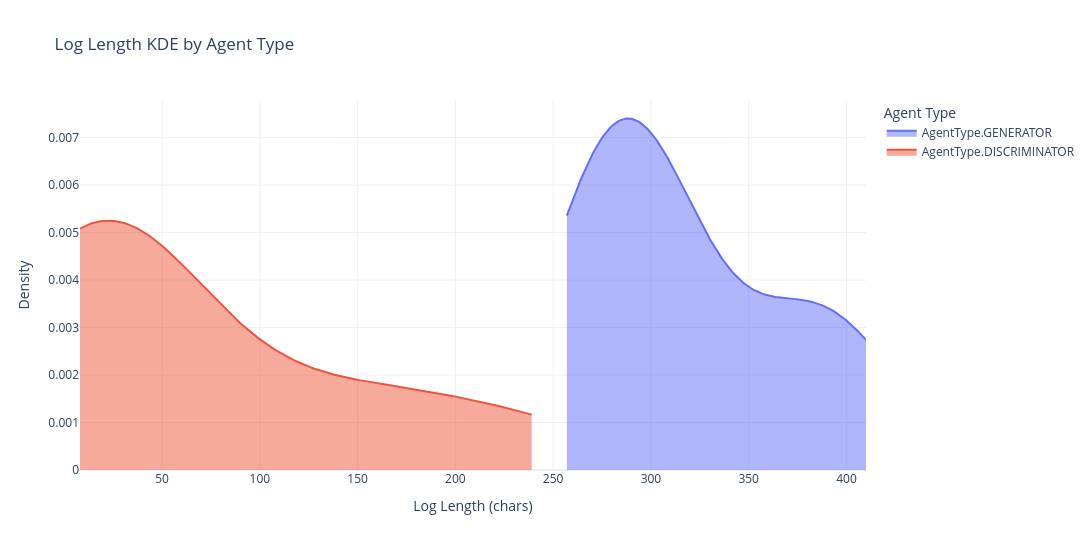

Notebook source saved alongside this figure:
### Markdown cell above
### 📐 Log Length Distribution by Agent Type

This cell visualizes the **distribution of log lengths** (measured in characters) for each agent type using kernel density estimation (KDE), giving insight into verbosity patterns across agent behavior.

#### 🧠 What this code does:

* Creates a copy of the dataframe and calculates `log_length` as the character count of each `log` field.
* Iterates over each `agent_type` and:

  * Filters out constant-length logs (zero variance).
  * Uses `scipy.stats.gaussian_kde` to compute a smoothed density curve.
  * Adds a Plotly `go.Scatter` trace with:

    * Shaded fill under the curve.
    * Transparent lines for a soft visual stack.
* Lays out the chart with clear axis labels, a white theme, and a wide format to support long-tailed distributions.

#### 🔍 What you're observing:

* Each curve represents the **distribution shape** of log lengths for a particular agent type.
* Higher peaks = more common log lengths.
* Narrow curves = more consistent logging behavior.
* Flat or wide curves = high variance or occasional verbosity spikes.
* Zero-variance agents (e.g. always emit the same log) are **excluded** for clarity.

This view is especially useful when analyzing **agent verbosity**, **token consumption trends**, and **log audit patterns** across different roles in the system.

### Code cell
import plotly.graph_objects as go
import numpy as np
from scipy.stats import gaussian_kde

# 🧪 Prepare working copy
df_loglen = df_agent_expanded.copy()
df_loglen["log_length"] = df_loglen["log"].apply(lambda x: len(str(x)) if x else 0)

# 📈 Initialize plot
fig = go.Figure()

# 📊 Add KDE for each agent type (only if variance exists)
for agent_type in df_loglen["agent_type"].dropna().unique():
    subset = df_loglen[df_loglen["agent_type"] == agent_type]
    log_lengths = subset["log_length"]

    if log_lengths.nunique() <= 1:
        continue  # 🚫 Skip zero-variance groups

    kde = gaussian_kde(log_lengths)
    x_range = np.linspace(log_lengths.min(), log_lengths.max(), 200)
    y_vals = kde(x_range)

    fig.add_trace(go.Scatter(
        x=x_range,
        y=y_vals,
        fill="tozeroy",
        name=str(agent_type),
        mode="lines",
        opacity=0.5
    ))

# 🎨 Layout
fig.update_layout(
    title="Log Length KDE by Agent Type",
    xaxis_title="Log Length (chars)",
    yaxis_title="Density",
    template="plotly_white",
    width=1600,
    height=550,
    legend_title="Agent Type"
)

fig.show()

### Figure 1 — Plotly figure (JSON) as saved in the notebook; plotly's stock layout.template omitted (floating-point values rounded to 4 significant figures; data arrays with more than 128 entries replaced by an {"elided": "..."} marker saying what was removed)
{"data": [{"fill": "tozeroy", "mode": "lines", "name": "AgentType.GENERATOR", "opacity": 0.5, "type": "scatter", "x": {"elided": "200 float values"}, "y": {"elided": "200 float values"}}, {"fill": "tozeroy", "mode": "lines", "name": "AgentType.DISCRIMINATOR", "opacity": 0.5, "type": "scatter", "x": {"elided": "200 float values"}, "y": {"elided": "200 float values"}}], "layout": {"height": 550, "legend": {"title": {"text": "Agent Type"}}, "title": {"text": "Log Length KDE by Agent Type"}, "width": 1600, "xaxis": {"title": {"text": "Log Length (chars)"}}, "yaxis": {"title": {"text": "Density"}}}}
